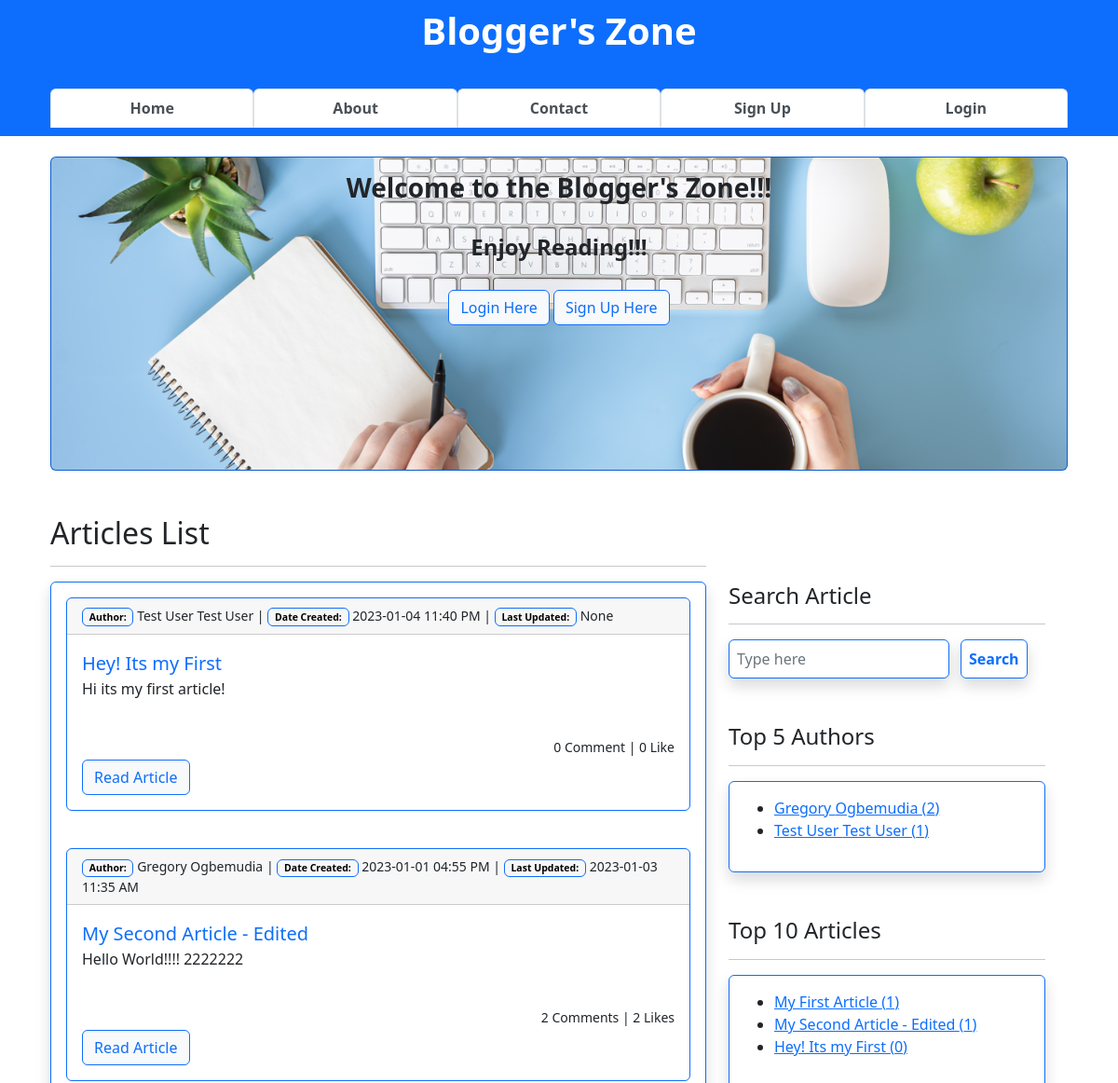
Before: / (upper part) with the older database file.
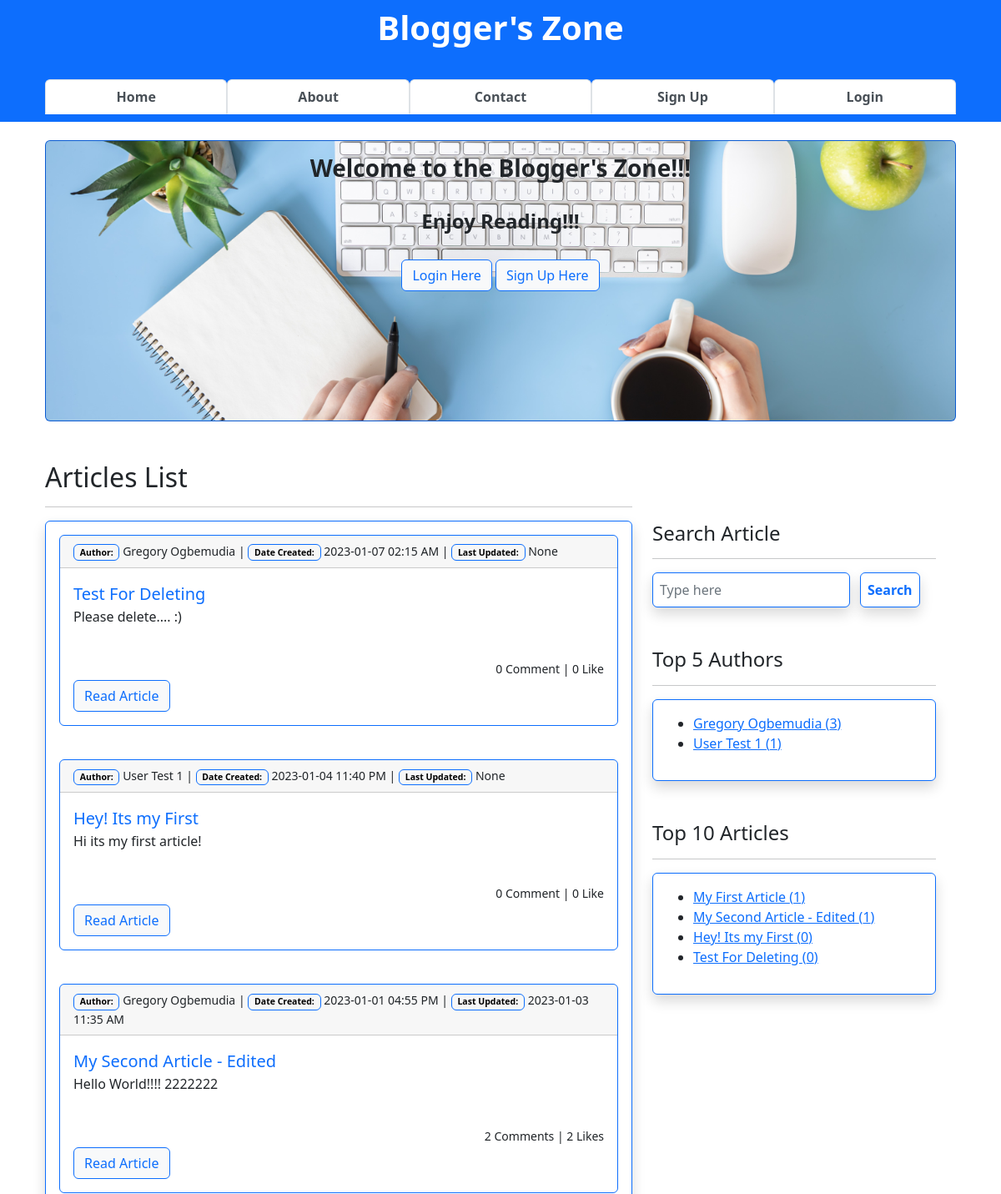
After: the same page with the newer database file.
### app/models.py (models this page shows, shortened)
class Article(db.Model):
    __tablename__ = "articles"
    id = db.Column(db.Integer, primary_key=True)
    title = db.Column(db.String(255), nullable=False)
    content = db.Column(db.Text, nullable=False)
    date_posted = db.Column(db.DateTime, default=datetime.utcnow)
    is_draft = db.Column(db.Boolean, default=False, nullable=False)
    last_updated_on = db.Column(db.DateTime, onupdate=datetime.utcnow)
    last_updated_by = db.Column(db.String)
    is_deleted = db.Column(db.Boolean, default=False)
    author_id = db.Column(db.Integer, db.ForeignKey("users.id", ondelete="CASCADE"))
    comments = db.relationship("Comment", backref="articles")
    article_likes = db.relationship("ArticleLike", backref="articles")
    comment_likes = db.relationship("CommentLike", backref="articles")

class User(db.Model, UserMixin):
    __tablename__ = "users"
    id = db.Column(db.Integer, primary_key=True)
    firstname = db.Column(db.String(255), nullable=False)
    lastname = db.Column(db.String(255), nullable=False)
    username = db.Column(db.String(25), nullable=False, unique=True)
    email = db.Column(db.Text(150), nullable=False, unique=True)
    password_hash = db.Column(db.Text(255), nullable=False, unique=True)
    bio = db.Column(db.Text(), nullable=True)
    date_joined = db.Column(db.DateTime, default=datetime.utcnow)
    is_active = db.Column(db.Boolean, default=True)
    is_admin = db.Column(db.Boolean, default=False)
    profile_pic = db.Column(db.String(), nullable=True)
    last_updated_by = db.Column(db.String)
    last_updated_on = db.Column(db.DateTime, onupdate=datetime.utcnow)
    articles = db.relationship("Article", backref="author")
    comments = db.relationship("Comment", backref="commenter")
    article_likes = db.relationship("ArticleLike", backref="art_liker")
    comment_likes = db.relationship("CommentLike", backref="com_liker")

### app/general/general.py (the view)
@blueprint.route("/", methods=["GET"])
def index():
    top_authors = db.session.query(User.firstname, User.lastname, User.id, func.count(Article.id).label("articles_count")).\
        outerjoin(Article, Article.author_id == User.id).\
        filter(Article.is_draft == False,
               Article.is_deleted == False,
               User.is_active == True,
               User.username != "admin",
               "articles_count" is not None).\
        group_by(User.id).\
        order_by(desc("articles_count")).limit(5).all()
    top_articles = db.session.query(Article.title, Article.id, func.count(ArticleLike.user_id).label("likes_count")).\
        outerjoin(ArticleLike, ArticleLike.article_id == Article.id).\
        filter(Article.is_draft == False,
               Article.is_deleted == False,
               "likes_count" is not None).\
        group_by(Article.id).\
        order_by(desc("likes_count")).limit(10).all()
    articles = db.session.query(Article)\
        .filter(Article.is_draft == False, Article.is_deleted == False)\
        .order_by(Article.date_posted.desc()).all()
    comment_likes_cnts = db.session \
        .query(Article.id.label("article_id"),
               func.count(Comment.comment).label("comments_count"),
               func.count(ArticleLike.user_id).label("likes_count")) \
        .outerjoin(Comment, Comment.article_id == Article.id) \
        .outerjoin(ArticleLike, ArticleLike.article_id == Article.id) \
        .group_by(Article.id).all()
    form = SearchForm()
    context = {
        "articles": articles,
        "top_authors": top_authors,
        "top_articles": top_articles,
        "comment_likes_cnts": comment_likes_cnts,
        "form": form,
    }
    return render_template("index.html", **context)

### app/webforms.py
class SearchForm(FlaskForm):
    search_word = StringField(label="Search Here", validators=[InputRequired()])
    submit = SubmitField(label="Search")

### app/general/templates/index.html (shortened to what the changed rows need)
{% extends 'base.html' %}
{% block content %}
<br><br>
<div class="container row">
    <div class="container col-8" id="all-articles-list">
        <div>
            <h2>Articles List</h2>
        </div>
        <div class="shadow p-3 mb-5 bg-body rounded border border-primary" style="height: auto">
            {% for article in articles %}
            <div class="card border-primary mb-3">
                <small class="card-header">
                    <strong class="badge rounded border border-primary" style="color: black;">Author:</strong>
                    {{ article.author.firstname }} {{ article.author.lastname }} |
                    <strong class="badge rounded border border-primary" style="color: black;">Date Created:</strong>
                    {{ article.date_posted.strftime('%Y-%m-%d %I:%M %p') }} |
                    <strong class="badge rounded border border-primary" style="color: black;">Last Updated:</strong>
                    {% if article.last_updated_on is none %} {{ None }}
                    {% else %}
                    {{ article.last_updated_on.strftime('%Y-%m-%d %I:%M %p') }}
                    {% endif %}
                </small>
                <div class="card-body">
                    <a class="fs-5 text-decoration-none"
                        href="{{ url_for('article.view', id=article.id) }}">{{ article.title }}</a>
                    <div>
                        <p>{{ article.content | striptags() | truncate(255) }}</p>
                    </div>
                    <br>
                    <div>
                        <small class="float-end">
                            {% for comment_likes_cnt in comment_likes_cnts %}
                            {% if comment_likes_cnt.article_id == article.id %}
                            {% if comment_likes_cnt.comments_count > 1 %}
                            {{ comment_likes_cnt.comments_count }} Comments |
                            {% else %}
                            {{ comment_likes_cnt.comments_count }} Comment |
                            {% endif %}
                            {% endif %}
                            {% endfor %}
                            {% for comment_likes_cnt in comment_likes_cnts %}
                            {% if comment_likes_cnt.article_id == article.id %}
                            {% if comment_likes_cnt.likes_count > 1 %}
                            {{ comment_likes_cnt.likes_count }} Likes
                            {% else %}
                            {{ comment_likes_cnt.likes_count }} Like
                            {% endif %}
                            {% endif %}
                            {% endfor %}
                        </small>
                    </div>
                    <br>
                    <div>
                        <a href="{{ url_for('article.view', id=article.id) }}"
                            class="btn btn-light btn-outline-primary border border-primary">Read Article</a>
                    </div>
                </div>
            </div>
            <br>
            {% endfor %}
        </div>
    </div>
    <div class="container col-4">
        <div class="shadow p-3 mb-5 bg-body rounded border border-primary" style="height: auto">
            <ul>
                {% for author in top_authors %}
                <li><a href="{{ url_for('general.author', id=author.id) }}">{{ author.firstname }} {{ author.lastname }} ({{ author.articles_count }})</a></li>
                {% endfor %}
            </ul>
        </div>
        <div class="shadow p-3 mb-5 bg-body rounded border border-primary" style="height: auto">
            <ul>
                {% for article in top_articles %}
                <li><a href="{{ url_for('article.view', id=article.id) }}">{{ article.title }} ({{ article.likes_count }})</a> </li>
                {% endfor %}
            </ul>
        </div>
    </div>
</div>
{% endblock content %}

Changed rows visible on the page:
added Article: author.firstname "Gregory", author.lastname "Ogbemudia", date_posted "2023-01-07 02:15 AM", None "None", title "Test For Deleting", content "Please delete.... :)", comments_count "0", likes_count "0", likes_count "0"
changed through a linked row, Article "Hey! Its my First": author.firstname "Test User" → "User"; author.lastname "Test User" → "Test 1"
changed User "Gregory": articles_count "2" → "3"
changed User: firstname "Test User" → "User"; lastname "Test User" → "Test 1"
